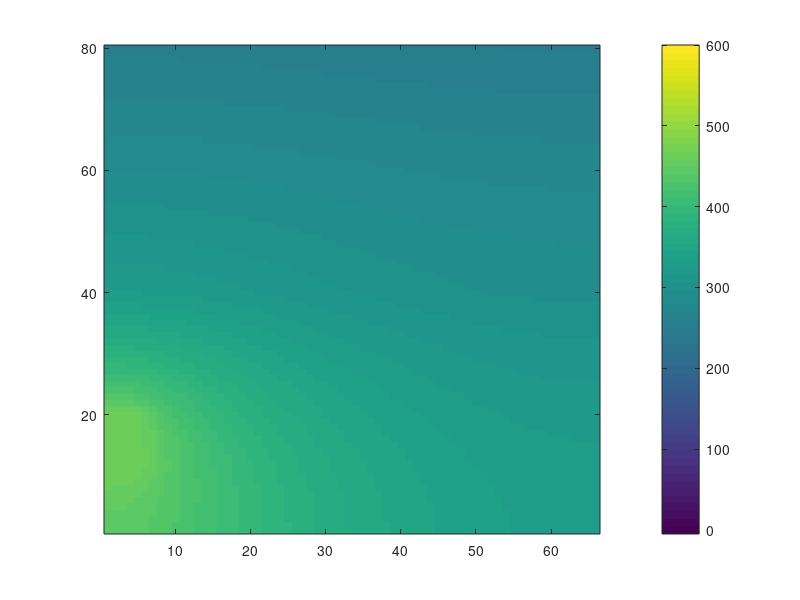

Reproduce this figure in MATLAB. (Note: this script raises an error after producing the figure.)
clear all
%   |\\\\\\\\\\\\\\\\\\\\\\\\\\\|  
%   |___________________________|   _
%   |                           |   |
%   |                           |   |      
%   |                           |   |      
%   |_____                      |   |  H
%   |     |                     |   |
%   |_____|                     |   |
%   |                           |   |
%   |___________________________|   _
%               L

%%
%setting parameters of materials
w = .033; %m
h = .04; %m
Dx = 0.0005;       %.5 mm cell width and height
k_c       = 385;     %thermal conductivity of copper wire   %%%%% engr toolbox
k_i       = 2;     %thermal conductivity of insulation
k_t       = 4;     %thermal conductivity of tile
k_air     = 0.0257; %from engineering toolbox
hc = 19.91          %k*Nu*z (average HTC for forced convection of model)

Bi = hc*Dx/k_air

%400/.0002;
q_wire    = 400/0.000025 

%Bi %??? do we need this?

R = int16(h/Dx);
C = w/Dx;       
%%
% initialising the geometry

geom = zeros(R,C);
% model = zeros(R,C);

geom(1:end,1:end) = 1;

% model(5:10,1:2.5)  = 4;
% model(40:80,1:end) = 6;   

idx=find(geom==1);      %finds all the cells with 1's 
                        %(i.e. in the domain. should be all the cells in our case)
% figure(1);imagesc(geom)
% title('geometry')
% colorbar
% set(gca,'YDir','normal')

% figure(2);imagesc(model)
% title('geometry')
% colorbar
% set(gca,'YDir','normal')
%%
% Setting up Matricies
%A = sparse(length(idx),length(idx));
A = zeros(length(idx),length(idx));
Adum = zeros(R,C); % Dummy 2D matrix containing weighting at each 
% row and cell index. Used to assign weights to correct cells in A matrix
% when Adum is converted to a vector form it comprises one row of the A
% matrix.

b = Adum(idx); % initialise b as matrix of zeros corresponding to geometry of plate
% figure(2);imagesc(b)
% title('Dummy matrix')
% colorbar
% set(gca,'YDir','normal')

for iN = 1:length(idx)
    Adum = zeros(R,C);          % Dummy 2D matrix containing weighting at each cell
    Adum(idx(iN)) = 2;          % set current entry to a value of 2
    [iR, iC]=find(Adum==2);     % find locations of the entry identified on above row

%%%%%%%%%%%%%%%%%%_corners of model_%%%%%%%%%%%%%%%%%%%%

        if iR == 1 && iC == 1   % Bottom LH corner cell
            cas = 1;
            Adum(iR,iC:iC+1) = [-2 1];
            Adum(iR+1,iC)    = 1;
            
            type(iN) = 1;

        elseif iR == 80 && iC == 1      %top left of model - exposed to air 
            cas = 2;
            Adum(iR,iC:iC+1) = [-(2*k_t+k_air) k_t];
            %Adum(iR+1,iC) = k_air;
            Adum(iR-1,iC) = k_t;
        
            type(iN) = 2;
            
        elseif iR == 80 && iC == 66      %top right of model
            cas = 3;
            Adum(iR,iC-1:iC) = [k_t -(2*k_t+k_air)];
            %Adum(iR+1,iC) = k_air;
            Adum(iR-1,iC) = k_t;
           
            type(iN) = 3;
            
        elseif iR == 1 && iC == 66      %bottom right of model
            cas = 4;
            Adum(iR,iC-1:iC) = [1 -2];
            Adum(iR+1,iC)    = 1;
           
            type(iN) = 4;
%         
%%%%%%%%%%%%%%%%%%_where insulation meets tile_%%%%%%%%%%%%%%%%%%%%
%                      right and left side                        %
        
       

        elseif iR == 40 && iC == 66      %right side insulation meets tile
            cas = 6;
            Adum(iR,iC-1:iC) = [k_t -(2*k_t+k_i)];
            Adum(iR+1,iC)    = k_t;
            Adum(iR-1,iC)    = k_i;

            type(iN) = 5;
            
        elseif iR == 40 && iC == 1      %right side insulation meets tile
            cas = 6;
            Adum(iR,iC:iC+1) = [-(2*k_t+k_i) k_t];
            Adum(iR+1,iC)    = k_t;
            Adum(iR-1,iC)    = k_i;

            type(iN) = 24;   
            %MAKES BOTTOM HALF MORE YELLOW
        elseif iR == 40 && iC > 1 && iC < 66 %do range for bottom of tile
            cas = 24;
            Adum(iR,iC-1:iC+1) = [k_t -(3*k_t+k_i) k_t];
            Adum(iR+1,iC)    = k_t;
            Adum(iR-1,iC)    = k_i;

            type(iN) = 6;
            
%%%%%%%%%%%%%%%%%%_corners of wire _%%%%%%%%%%%%%%%%%%%%
 
        elseif iR == 10 && iC == 1      %bottom left of wire
            cas = 7;
            Adum(iR,iC:iC+1) = [-(2*k_c+k_i) k_c];
            Adum(iR+1,iC) = k_c;
            Adum(iR-1,iC) = k_i;
            b(iN) = -q_wire*Dx^2;   %done by inspection 

            type(iN) = 7;
            
        elseif iR == 20 && iC == 1      %top left of wire
            cas = 8;
            Adum(iR,iC:iC+1) = [-(2*k_c+k_i) k_c];
            Adum(iR+1,iC) = k_i;
            Adum(iR-1,iC) = k_c;
            b(iN) = -q_wire*Dx^2;  %done   
            type(iN) = 8;
        elseif iR == 10 && iC == 5      %bottom right corner of the wire
            cas = 9;
            Adum(iR,iC-1:iC+1) = [k_c -(2*k_c+2*k_i) k_i];
            Adum(iR+1,iC)    = k_c;
            Adum(iR-1,iC)    = k_i;
            b(iN) = -q_wire*Dx^2;  %done
            type(iN) = 9;
        elseif iR == 20 && iC == 5      %top right corner of the wire
            cas = 10;
            Adum(iR,iC-1:iC+1) = [k_c -(2*k_c+2*k_i) k_i];
            Adum(iR+1,iC)    = k_i;
            Adum(iR-1,iC)    = k_c;
            b(iN) = -q_wire*Dx^2;  %done
            
            type(iN) = 10;
%%%%%%%%%%%%%%%%%%_top and bottom of wire_%%%%%%%%%%%%%%%%%%%%
        
        elseif iR == 20 && iC < 6 %do range for top of copper
            cas = 11;
            Adum(iR,iC-1:iC+1) = [k_c -(3*k_c+k_i) k_c];
            Adum(iR+1,iC)    = k_i;
            Adum(iR-1,iC)    = k_c;
            b(iN) = -q_wire*Dx^2;  %done
            
            type(iN) = 11;
        
        elseif iR == 10 && iC < 6    %do range for bottom of copper
            cas = 12;
            Adum(iR,iC-1:iC+1) = [k_c -(3*k_c+k_i) k_c];
            Adum(iR+1,iC)    = k_c;
            Adum(iR-1,iC)    = k_i;
            b(iN) = -q_wire*Dx^2;  %done    
            
            type(iN) = 12;
%%%%%%%%%%%%%%%%%%_top of model_%%%%%%%%%%%%%%%%%%%%
       
    %RANGE PROBLEMS WITH LINE 170? %
        elseif iR == 80 && iC > 0   %do range for top of t exposed to air
            cas = 13;
            Adum(iR,iC-1:iC+1) = [k_t -(3*k_t+k_air) k_t];
            %Adum(iR+1,iC)    = k_air;
            Adum(iR-1,iC)    = k_t;
            b(iN) = -1; %%%%%%%%%%%%%%%%%%%%%%%%%%%%%%%%%%%%%%%%%%%%%%%%%%%%%%%%%%%%%%%%%%%%%%%%%%%%%%%%%%%%%%%%%
            
            type(iN) = 13;
            
%%%%%%%%%%%%%%%%%%_interior cells_%%%%%%%%%%%%%%%%%%%%
            
        elseif iR > 10 && iR < 20 && iC < 5 && iC > 1 %range for all interior wire cells 
            cas = 14;
            Adum(iR,iC-1:iC+1) = [1 -(4) 1];
            Adum(iR+1,iC)    = 1;
            Adum(iR-1,iC)    = 1;
            b(iN) = -q_wire*Dx^2/k_c;  %done
            
            type(iN) = 14;
        
        elseif  iR > 39 && iC > 1 && iC < 66 %range for all interior tile cells 
            cas = 16;
            Adum(iR,iC-1:iC+1) = [1 -(4) 1];
            Adum(iR+1,iC)    = 1;
            Adum(iR-1,iC)    = 1;
            
            type(iN) = 16;
% 
% %%%%%%%%%%%%%%%%%%_bottom of insulation_%%%%%%%%%%%%%%%%%%%%
            
    
    %%%%%%  breaks it ???????????  %%%%%%%%%%%%%%%%%%

    
        elseif iR < 2 && iC > 1 && iC < 66 %do range for all bottom of the insulation            
            cas = 17;
            Adum(iR,iC-1:iC+1)  = [k_i -(3*k_i) k_i];
            Adum(iR+1,iC)       = k_i;
            
            type(iN) = 17;
%%%%%%%%%%%%%%%%%%%%%_left walls_%%%%%%%%%%%%%%%%%%%%%%%

        elseif (iR > 1 && iR < 10 && iC < 2) | (iR > 20 && iR < 40 && iC < 2)  %do range for all left walls of insulation
            cas = 18;
            Adum(iR,iC:iC+1) = [-3 1];
            Adum(iR+1,iC)    = 1;
            Adum(iR-1,iC)    = 1;
            
            type(iN) = 18;

        elseif iR > 39 && iR < 80 && iC < 2%do range for all left walls of tile
            cas = 19;
            Adum(iR,iC:iC+1) = [-3 1];
            Adum(iR+1,iC)    = 1;
            Adum(iR-1,iC)    = 1;
            
            type(iN) = 19;
            
        elseif iR > 10 && iR < 20 && iC < 2%do range for all left walls of copper
            cas = 20;
            Adum(iR,iC:iC+1) = [-3 1];
            Adum(iR+1,iC)    = 1;
            Adum(iR-1,iC)    = 1;
            b(iN) = -q_wire*Dx^2/k_c;
            type(iN) = 20;
%%%%%%%%%%%%%%%%%%%%%_right walls_%%%%%%%%%%%%%%%%%%%%%%%
% 
        elseif iR > 1 && iR < 40 && iC > 65 %do range for all right walls of insulation
            cas = 21;
            Adum(iR,iC-1:iC) = [1 -3];
            Adum(iR+1,iC)    = 1;
            Adum(iR-1,iC)    = 1;
            type(iN) = 21;

        elseif iR > 39 && iR < 80 && iC > 65%do range for all right walls of tile
            cas = 22;
            Adum(iR,iC-1:iC) = [1 -3];
            Adum(iR+1,iC)    = 1;
            Adum(iR-1,iC)    = 1;
            type(iN) = 22;
            
        elseif iR < 20 && iR > 9 && iC == 5 %do range for all right walls of copper
            cas = 23;
            Adum(iR,iC-1:iC) = [1 -3];
            Adum(iR+1,iC)    = 1;
            Adum(iR-1,iC)    = 1;
            b(iN) = -q_wire*Dx^2/k_c;
            type(iN) = 23;
        
            
        else%range for all interior insulation cells 
            
            cas = 15;
            Adum(iR,iC-1:iC+1) = [1 -(4) 1];
            Adum(iR+1,iC)    = 1;
            Adum(iR-1,iC)    = 1;
            type(iN) = 15;
        
        end
        %         figure(2);imagesc(Adum) % These commands can be helpful to debug.
%         set(gca,'YDir','normal')
        
        A(iN,:)=Adum(idx); % convert Adum to vector and place as row in A matrix
end

b = b(:);

tic
T = A\b; % solves system of equations. Produces temperature as a vector T
toc
Tall=zeros(R,C);
Tall(idx)= T; % reshape T vector to correspond to physical positions.


%% display result

% figure(2);imagesc(A)
% title('geometry')
% colorbar
% set(gca,'YDir','normal')
% 
% geo = reshape(type,iR,iC);
% figure(420)
% imagesc(geo)
% set(gca,'YDir','normal')


figure(3);imagesc(Tall, [-5 600]) % display result ,[5*floor(min(T(:))/5) 5*ceil(max(T(:))/5)]
set(gca,'YDir','normal')
c = colorbar;
c.Label.String = 'Temperature (?C)';
title('Temperature')
colormap hot

            
            
            
            
            
